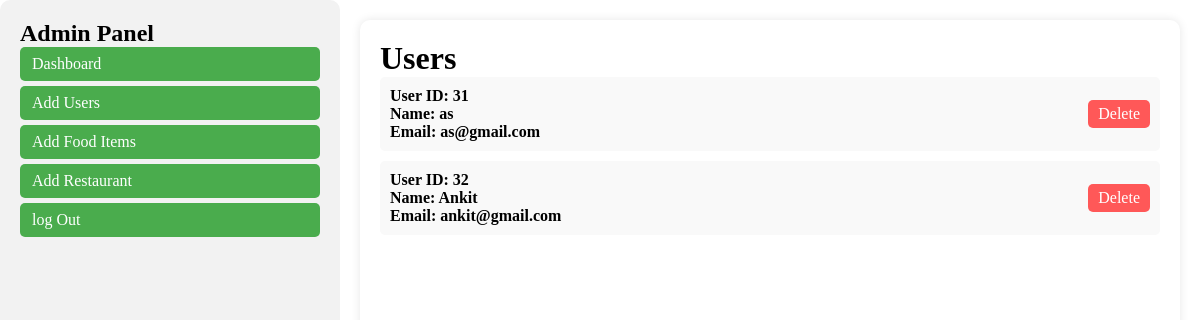
/admin/users.php, run on the app's committed database.
### tables this page shows
CREATE TABLE `customers` (
  `CustomerID` int(11) NOT NULL,
  `FirstName` varchar(50) DEFAULT NULL,
  `Email` varchar(100) DEFAULT NULL,
  `Password` varchar(255) DEFAULT NULL
);

### admin/users.php (the view, shortened to what this page needs)
<?php
include('../connect.php');
$sql = "SELECT * FROM `customers`;";
$result = mysqli_query($conn, $sql);
$showItums= true;
?>
<!DOCTYPE html>
<html lang="en">
<head>
  <link rel="stylesheet" href="style.css">
</head>
<body>
  <div class="screan">
    <?php include("adminPartiols/sidePenal.php") ?>
    <div class="admin-container">
    <h1 class="userH1">Users</h1>
    <?php
    if ($showItums) {
      while ($row = mysqli_fetch_assoc($result)) {
                  echo '
                          <ul class="list">
                            <li class="item">
                              <div class="details">
                                <p>User ID: ' . $row['CustomerID'] . '</p>
                                <p>Name: ' . $row['FirstName'] . '</p>
                                <p>Email: ' . $row['Email'] . '</p>
                              </div>
                              <a href="users.php?id='.$row['CustomerID'].'" class="delete-btn">Delete</a>
                            </li>
                          </ul>';
      }
    }
    ?>
    </div>
  </div>
</body>
</html>

### admin/style.css (style rules this page uses)
* { margin: 0; padding: 0; }
.screan { display: flex; }
.admin-container { flex: 1; margin: 20px; padding: 20px; border-radius: 10px; box-shadow: 0 0 10px rgba(0, 0, 0, 0.1); }
.delete-btn { margin: 12px 0; padding: 5px 10px; background-color: #ff5858; color: white; border: none; border-radius: 5px; cursor: pointer; text-decoration: none; }
.list { list-style: none; padding: 0; }
.item { margin-bottom: 10px; padding: 10px; background-color: #f9f9f9; border-radius: 5px; display: flex; justify-content: space-between; align-items: center; }
.details { font-weight: bold; }
.delete-btn { padding: 5px 10px; background-color: #ff5858; color: white; border: none; border-radius: 5px; cursor: pointer; text-decoration: none; }

### data on the page
customers: CustomerID "31", FirstName "as", Email "as@gmail.com"
customers: CustomerID "32", FirstName "Ankit", Email "ankit@gmail.com"
